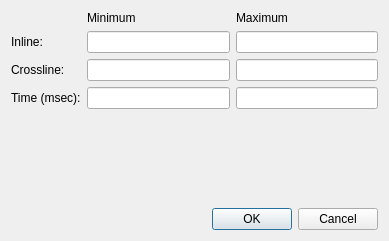
<?xml version="1.0" encoding="UTF-8"?>
<ui version="4.0">
 <class>VolumeDataSelectionDialog</class>
 <widget class="QDialog" name="VolumeDataSelectionDialog">
  <property name="geometry">
   <rect>
    <x>0</x>
    <y>0</y>
    <width>389</width>
    <height>241</height>
   </rect>
  </property>
  <property name="windowTitle">
   <string>Dialog</string>
  </property>
  <layout class="QVBoxLayout" name="verticalLayout">
   <item>
    <layout class="QGridLayout" name="gridLayout">
     <item row="0" column="1">
      <widget class="QLabel" name="label">
       <property name="text">
        <string>Minimum</string>
       </property>
      </widget>
     </item>
     <item row="0" column="2">
      <widget class="QLabel" name="label_2">
       <property name="text">
        <string>Maximum</string>
       </property>
      </widget>
     </item>
     <item row="1" column="0">
      <widget class="QLabel" name="lbInline">
       <property name="text">
        <string>Inline:</string>
       </property>
      </widget>
     </item>
     <item row="1" column="1">
      <widget class="QLineEdit" name="leMinInline"/>
     </item>
     <item row="1" column="2">
      <widget class="QLineEdit" name="leMaxInline"/>
     </item>
     <item row="2" column="0">
      <widget class="QLabel" name="lbCrossline">
       <property name="text">
        <string>Crossline:</string>
       </property>
      </widget>
     </item>
     <item row="2" column="1">
      <widget class="QLineEdit" name="leMinCrossline"/>
     </item>
     <item row="2" column="2">
      <widget class="QLineEdit" name="leMaxCrossline"/>
     </item>
     <item row="3" column="0">
      <widget class="QLabel" name="lbMSec">
       <property name="text">
        <string>Time (msec):</string>
       </property>
      </widget>
     </item>
     <item row="3" column="1">
      <widget class="QLineEdit" name="leMinMSec">
       <property name="text">
        <string/>
       </property>
      </widget>
     </item>
     <item row="3" column="2">
      <widget class="QLineEdit" name="leMaxMSec">
       <property name="text">
        <string/>
       </property>
      </widget>
     </item>
    </layout>
   </item>
   <item>
    <spacer name="verticalSpacer">
     <property name="orientation">
      <enum>Qt::Vertical</enum>
     </property>
     <property name="sizeHint" stdset="0">
      <size>
       <width>20</width>
       <height>40</height>
      </size>
     </property>
    </spacer>
   </item>
   <item>
    <widget class="QDialogButtonBox" name="buttonBox">
     <property name="orientation">
      <enum>Qt::Horizontal</enum>
     </property>
     <property name="standardButtons">
      <set>QDialogButtonBox::Cancel|QDialogButtonBox::Ok</set>
     </property>
    </widget>
   </item>
  </layout>
 </widget>
 <resources/>
 <connections>
  <connection>
   <sender>buttonBox</sender>
   <signal>accepted()</signal>
   <receiver>VolumeDataSelectionDialog</receiver>
   <slot>accept()</slot>
   <hints>
    <hint type="sourcelabel">
     <x>77</x>
     <y>273</y>
    </hint>
    <hint type="destinationlabel">
     <x>157</x>
     <y>274</y>
    </hint>
   </hints>
  </connection>
  <connection>
   <sender>buttonBox</sender>
   <signal>rejected()</signal>
   <receiver>VolumeDataSelectionDialog</receiver>
   <slot>reject()</slot>
   <hints>
    <hint type="sourcelabel">
     <x>145</x>
     <y>273</y>
    </hint>
    <hint type="destinationlabel">
     <x>286</x>
     <y>274</y>
    </hint>
   </hints>
  </connection>
 </connections>
</ui>
